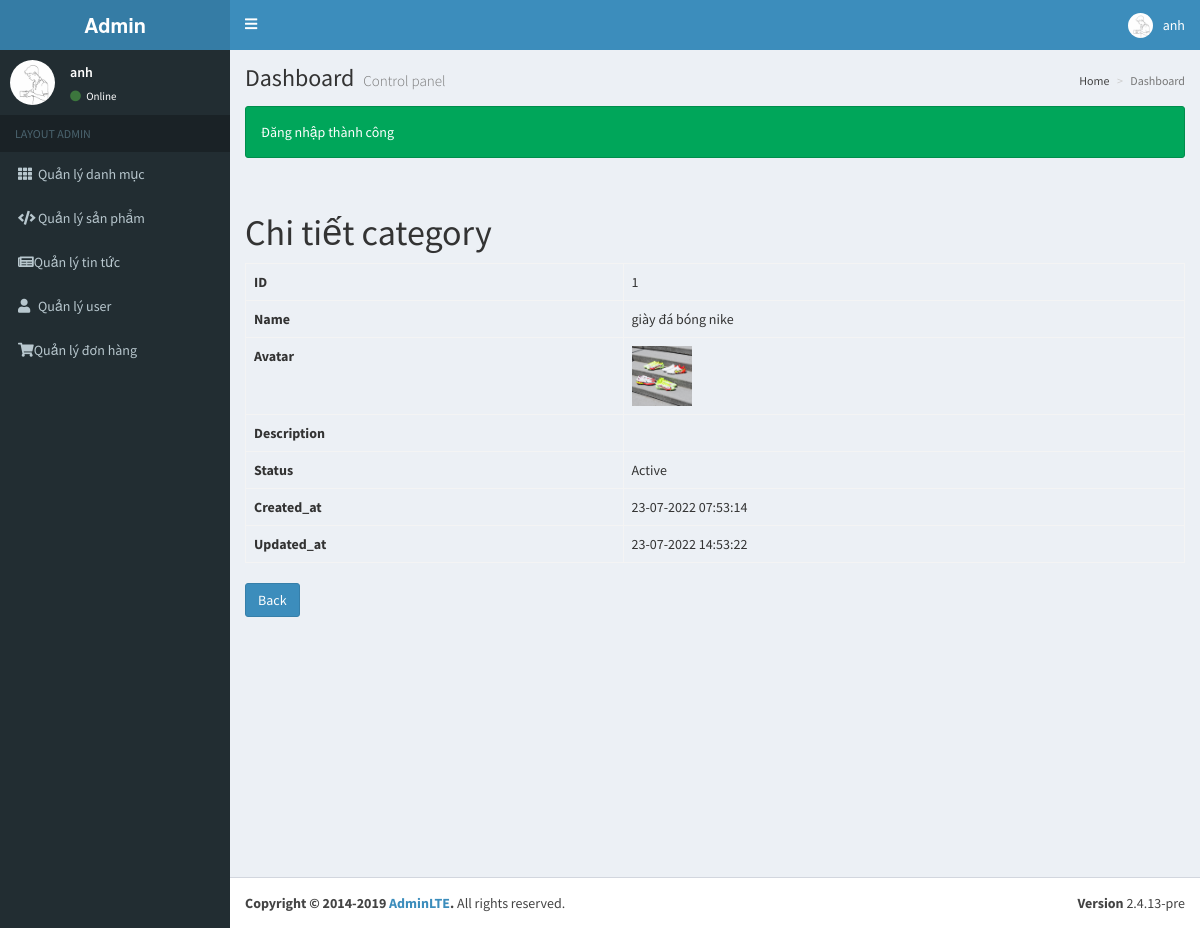
Screenshot of /backend/index.php?controller=category&action=detail&id=1 (signed in) with the database file from the repository.
### tables this page shows
CREATE TABLE `categories` (
  `id` int(11) NOT NULL,
  `name` varchar(255) NOT NULL COMMENT 'Tên danh mục',
  `type` tinyint(3) DEFAULT '0' COMMENT 'Loại danh mục: 0 - Product, 1 - News',
  `avatar` varchar(255) DEFAULT NULL COMMENT 'Tên file ảnh danh mục',
  `description` text COMMENT 'Mô tả chi tiết cho danh mục',
  `status` tinyint(3) DEFAULT '0' COMMENT 'Trạng thái danh mục: 0 - Inactive, 1 - Active',
  `created_at` timestamp NOT NULL DEFAULT CURRENT_TIMESTAMP COMMENT 'Ngày tạo danh mục',
  `updated_at` datetime DEFAULT NULL COMMENT 'Ngày cập nhật cuối'
);

### backend/controllers/Controller.php (called while the page is built, shortened)
<?php
class Controller
{
    public function render($file, $variables = []) {
        extract($variables);
        require_once $file;
        $render_view = ob_get_clean();
        return $render_view;
    }
}

### backend/controllers/CategoryController.php (called while the page is built, shortened)
<?php
require_once 'controllers/Controller.php';
require_once 'models/Category.php';
class CategoryController extends Controller
{
    public function detail()
    {
        $id = $_GET['id'];
        $category_model = new Category();
        $category = $category_model->getCategoryById($id);
        $this->content = $this->render('views/categories/detail.php', [
            'category' => $category
        ]);
        require_once 'views/layouts/main.php';
    }
}

### backend/index.php (called while the page is built, shortened)
<?php
$action = isset($_GET['action']) ? $_GET['action'] : 'index';
$object = new $controller();
$object->$action();
?>

### backend/models/Model.php (called while the page is built, shortened)
<?php
class Model {
    public function __construct() {
        try {
            $this->connection = new PDO(Database::DB_DSN, Database::DB_USERNAME, Database::DB_PASSWORD);
        } catch (PDOException $e) {
            die("Lỗi kết nối: " . $e->getMessage());
        }
    }
}

### backend/models/Category.php (called while the page is built, shortened)
<?php
require_once 'models/Model.php';
class Category extends Model {
    public function getCategoryById($id)
    {
        $obj_select = $this->connection
            ->prepare("SELECT * FROM categories WHERE id = $id");
        $obj_select->execute();
        $category = $obj_select->fetch(PDO::FETCH_ASSOC);
        return $category;
    }
}

### backend/views/categories/detail.php (the view, shortened to what this page needs)
<h1>Chi tiết category</h1>
<table class="table table-bordered">
    <tr>
        <th>ID</th>
        <td><?php echo $category['id']; ?></td>
    </tr>
    <tr>
        <th>Name</th>
        <td><?php echo $category['name']; ?></td>
    </tr>
    <tr>
        <th>Avatar</th>
        <td>
            <?php if (!empty($category['avatar'])): ?>
                <img src="assets/uploads/<?php echo $category['avatar'] ?>" width="60"/>
            <?php endif; ?>
        </td>
    </tr>
    <tr>
        <th>Description</th>
        <td><?php echo $category['description']; ?></td>
    </tr>
    <tr>
        <th>Status</th>
        <td>
            <?php
            $status_text = 'Active';
            echo $status_text;
            ?>
        </td>
    </tr>
    <tr>
        <th>Created_at</th>
        <td>
            <?php echo date('d-m-Y H:i:s', strtotime($category['created_at'])); ?>
        </td>
    </tr>
    <tr>
        <th>Updated_at</th>
        <td>
            <?php echo date('d-m-Y H:i:s', strtotime($category['updated_at'])); ?>
        </td>
    </tr>
</table>
<a class="btn btn-primary" href="index.php?controller=category">Back</a>

### rows the page displays
categories: id "1", name "giày đá bóng nike", avatar (picture), created_at "23-07-2022 07:53:14", updated_at "23-07-2022 14:53:22"

### other values shown
$username "anh"
$_SESSION['success'] "Đăng nhập thành công"
$status_text "Active"
